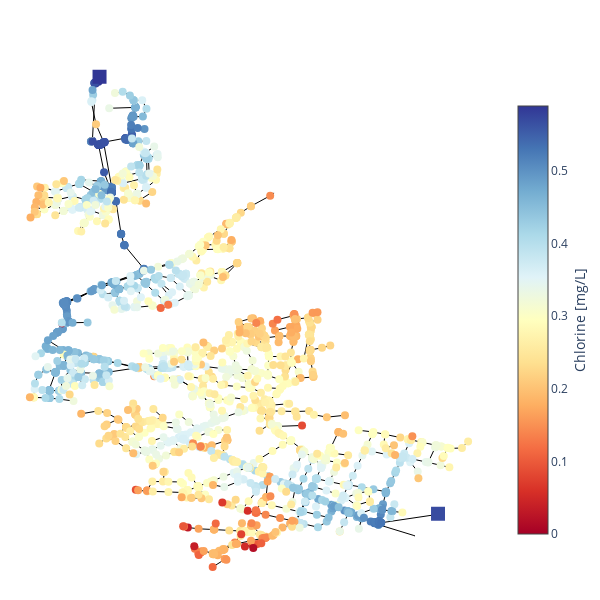

The code cell stored with this chart in its notebook:
### Code cell
# plot network
t = 96 * 2 + (4 * 4)
plot_network(vals=cl_sim_T, val_type='chlorine', t=t)

### Figure 1 — Plotly figure (JSON) as saved in the notebook; plotly's stock layout.template omitted (floating-point values rounded to 4 significant figures; data arrays with more than 128 entries replaced by an {"elided": "..."} marker saying what was removed)
{"data": [{"hoverinfo": "none", "line": {"color": "black", "width": 1}, "mode": "lines", "name": "link", "type": "scatter", "x": {"elided": "8802 float values"}, "y": {"elided": "8802 float values"}}, {"hoverinfo": "text", "marker": {"cmax": 0.589, "cmin": 0, "color": {"elided": "2554 float values"}, "colorbar": {"len": 0.8, "title": {"side": "right", "text": "Chlorine [mg/L]"}}, "colorscale": [[0, "rgb(165,0,38)"], [0.1, "rgb(215,48,39)"], [0.2, "rgb(244,109,67)"], [0.3, "rgb(253,174,97)"], [0.4, "rgb(254,224,144)"], [0.5, "rgb(255,255,191)"], [0.6, "rgb(224,243,248)"], [0.7, "rgb(171,217,233)"], [0.8, "rgb(116,173,209)"], [0.9, "rgb(69,117,180)"], [1, "rgb(49,54,149)"]], "size": 8, "symbol": "circle"}, "mode": "markers", "name": "junctions", "text": {"elided": "2554 str values"}, "type": "scatter", "x": {"elided": "2554 float values"}, "y": {"elided": "2554 float values"}}, {"hoverinfo": "text", "marker": {"cmax": 0.589, "cmin": 0, "color": [0.589, 0.569], "colorscale": [[0, "rgb(165,0,38)"], [0.1, "rgb(215,48,39)"], [0.2, "rgb(244,109,67)"], [0.3, "rgb(253,174,97)"], [0.4, "rgb(254,224,144)"], [0.5, "rgb(255,255,191)"], [0.6, "rgb(224,243,248)"], [0.7, "rgb(171,217,233)"], [0.8, "rgb(116,173,209)"], [0.9, "rgb(69,117,180)"], [1, "rgb(49,54,149)"]], "size": 14, "symbol": "square"}, "mode": "markers", "name": "reservoirs", "text": ["node_2859<br>0.59 mg/L", "node_2860<br>0.57 mg/L"], "type": "scatter", "x": [363500.0, 365500.0], "y": [179800.0, 176000.0]}], "layout": {"height": 600, "hovermode": "closest", "margin": {"b": 0, "l": 0, "r": 0, "t": 40}, "paper_bgcolor": "white", "plot_bgcolor": "white", "showlegend": false, "width": 600, "xaxis": {"autorange": true, "range": [362900.0, 365900.0], "showgrid": false, "showticklabels": false, "type": "linear", "zeroline": false}, "yaxis": {"autorange": true, "range": [175300.0, 180100.0], "showgrid": false, "showticklabels": false, "type": "linear", "zeroline": false}}}
